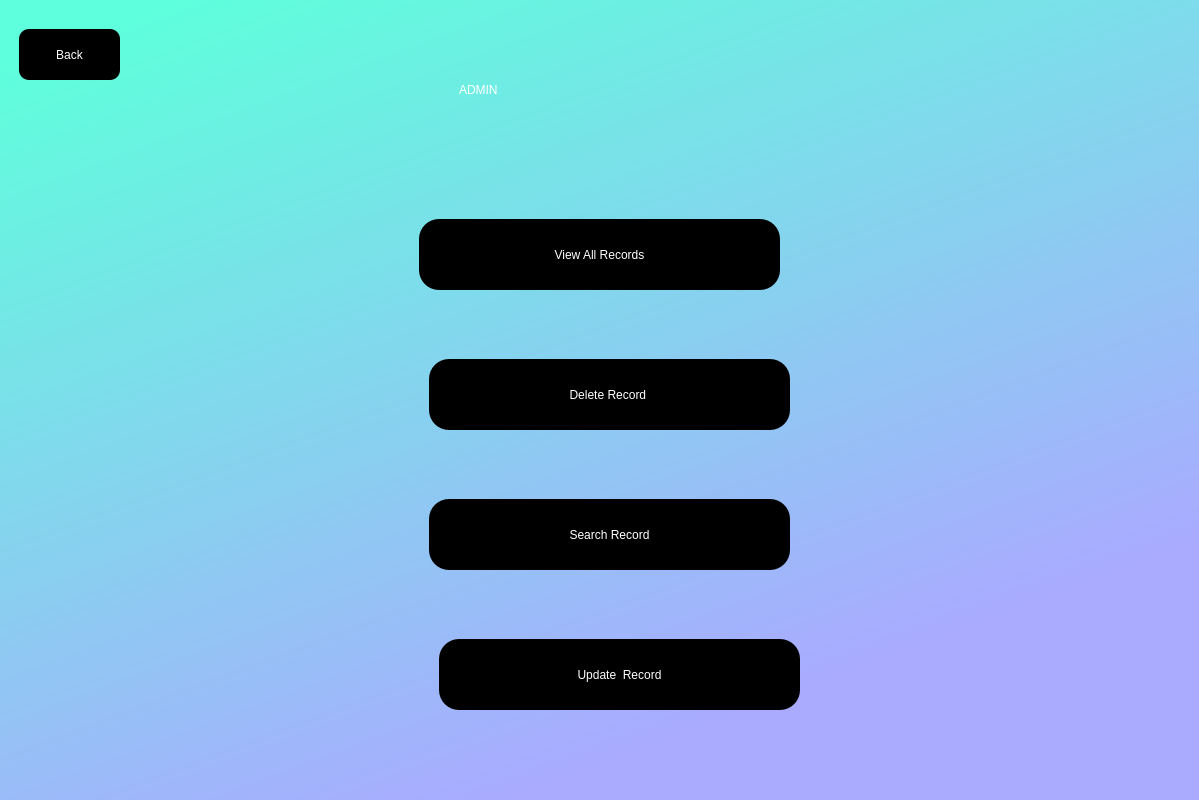
<?xml version="1.0" encoding="UTF-8"?>
<ui version="4.0">
 <class>Dialog</class>
 <widget class="QDialog" name="Dialog">
  <property name="geometry">
   <rect>
    <x>0</x>
    <y>0</y>
    <width>1199</width>
    <height>800</height>
   </rect>
  </property>
  <property name="windowTitle">
   <string>Dialog</string>
  </property>
  <widget class="QWidget" name="widget" native="true">
   <property name="geometry">
    <rect>
     <x>-1</x>
     <y>-1</y>
     <width>1201</width>
     <height>801</height>
    </rect>
   </property>
   <property name="styleSheet">
    <string notr="true">QWidget#widget{

background-color:qlineargradient(spread:pad, x1:0.031, y1:0.0629545, x2:0.526316, y2:0.943, stop:0 rgba(94, 255, 220, 255), stop:1 rgba(170, 170, 255, 255))}</string>
   </property>
   <widget class="QLabel" name="label_2">
    <property name="geometry">
     <rect>
      <x>460</x>
      <y>50</y>
      <width>331</width>
      <height>81</height>
     </rect>
    </property>
    <property name="styleSheet">
     <string notr="true">font: 48pt &quot;Alta&quot;; color:rgb(255, 255, 255)</string>
    </property>
    <property name="text">
     <string>ADMIN</string>
    </property>
   </widget>
   <widget class="QPushButton" name="search">
    <property name="geometry">
     <rect>
      <x>430</x>
      <y>500</y>
      <width>361</width>
      <height>71</height>
     </rect>
    </property>
    <property name="styleSheet">
     <string notr="true">border-radius:20px;
font: 26pt &quot;Georgia&quot;;
background-color: rgb(0, 0, 0);

color: rgb(255, 255, 255);</string>
    </property>
    <property name="text">
     <string>Search Record</string>
    </property>
   </widget>
   <widget class="QPushButton" name="remove">
    <property name="geometry">
     <rect>
      <x>430</x>
      <y>360</y>
      <width>361</width>
      <height>71</height>
     </rect>
    </property>
    <property name="styleSheet">
     <string notr="true">border-radius:20px;
font: 26pt &quot;Georgia&quot;;
background-color: rgb(0, 0, 0);

color: rgb(255, 255, 255);</string>
    </property>
    <property name="text">
     <string>Delete Record </string>
    </property>
   </widget>
   <widget class="QPushButton" name="view">
    <property name="geometry">
     <rect>
      <x>420</x>
      <y>220</y>
      <width>361</width>
      <height>71</height>
     </rect>
    </property>
    <property name="styleSheet">
     <string notr="true">border-radius:20px;
font: 26pt &quot;Georgia&quot;;
background-color: rgb(0, 0, 0);

color: rgb(255, 255, 255);</string>
    </property>
    <property name="text">
     <string>View All Records</string>
    </property>
   </widget>
   <widget class="QLabel" name="label">
    <property name="geometry">
     <rect>
      <x>950</x>
      <y>10</y>
      <width>201</width>
      <height>191</height>
     </rect>
    </property>
    <property name="styleSheet">
     <string notr="true">image: url(:/newPrefix/icon.png);</string>
    </property>
    <property name="text">
     <string/>
    </property>
    <property name="pixmap">
     <pixmap resource="Icon.qrc">:/newPrefix/icon.png</pixmap>
    </property>
    <property name="scaledContents">
     <bool>true</bool>
    </property>
   </widget>
   <widget class="QPushButton" name="back">
    <property name="geometry">
     <rect>
      <x>20</x>
      <y>30</y>
      <width>101</width>
      <height>51</height>
     </rect>
    </property>
    <property name="styleSheet">
     <string notr="true">border-radius:10px;
font: 20pt &quot;Georgia&quot;;
background-color: rgb(0, 0, 0);

color: rgb(255, 255, 255);</string>
    </property>
    <property name="text">
     <string>Back</string>
    </property>
   </widget>
   <widget class="QPushButton" name="update">
    <property name="geometry">
     <rect>
      <x>440</x>
      <y>640</y>
      <width>361</width>
      <height>71</height>
     </rect>
    </property>
    <property name="styleSheet">
     <string notr="true">border-radius:20px;
font: 26pt &quot;Georgia&quot;;
background-color: rgb(0, 0, 0);

color: rgb(255, 255, 255);</string>
    </property>
    <property name="text">
     <string>Update  Record</string>
    </property>
   </widget>
  </widget>
 </widget>
 <resources>
  <include location="Icon.qrc"/>
 </resources>
 <connections/>
</ui>
